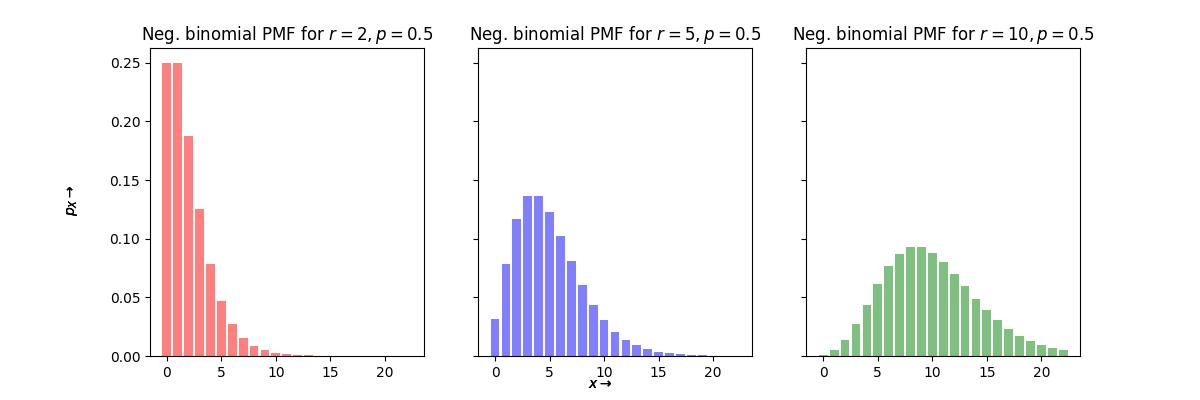

Python code for this plot:
import matplotlib.pyplot as plt
import numpy as np
from scipy.stats import nbinom

r = np.array([2, 5, 10])
p = 0.5
cols = ['r', 'b', 'g']

fig, ax = plt.subplots(1,len(r),figsize=(4*len(r),4), sharey=True)
x = np.arange(nbinom.ppf(0.01, r, p).min(), nbinom.ppf(0.99, r, p).max())

for i in range(len(r)):
    rv = nbinom(r[i], p)
    ax[i].bar(x, rv.pmf(x), alpha=0.5, color=cols[i])
    ax[i].set_title('Neg. binomial PMF for $r={}, p={}$'.format(r[i], p))

    fig.text(0.5, 0.04, r'$x\rightarrow$', ha='center', va='center')
    fig.text(0.06, 0.5, r'$p_X\rightarrow$', ha='center', va='center', rotation='vertical')

plt.savefig("Python projects/visualization of probability distributions/Negativ_Binom_distribution.jpg")
plt.show()